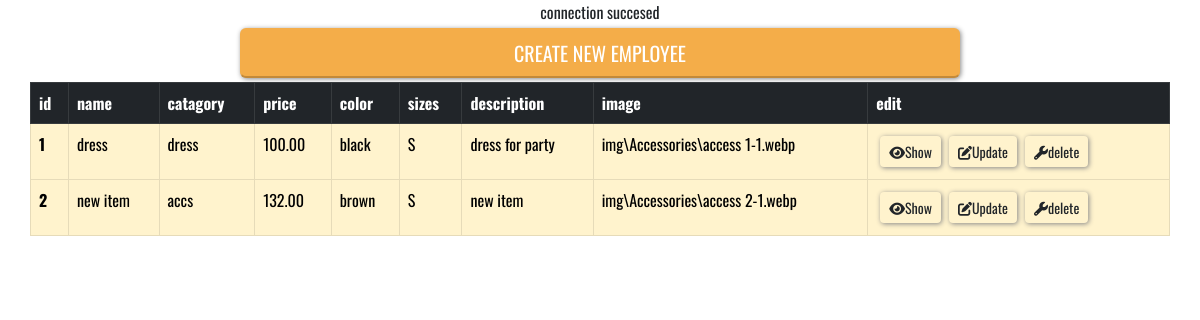
Screenshot of /admin_dashboard/product_dashboard.php with the database file from the repository.
### tables this page shows
CREATE TABLE `products` (
  `product_id` int(11) NOT NULL,
  `product_image_name` varchar(255) NOT NULL,
  `product_image` varchar(255) NOT NULL,
  `product_name` varchar(255) NOT NULL,
  `product_code` varchar(255) NOT NULL,
  `product_category` varchar(255) NOT NULL,
  `product_price` float(110,2) NOT NULL,
  `product_quantity` int(100) NOT NULL,
  `product_color` varchar(255) NOT NULL,
  `product_size` enum('S','M','L','XL') NOT NULL,
  `product_description` varchar(255) NOT NULL,
  `delete_product` tinyint(1) NOT NULL,
  `created_at` timestamp NOT NULL DEFAULT current_timestamp(),
  `updated_at` timestamp NOT NULL DEFAULT current_timestamp()
);

### admin_dashboard/product_dashboard.php (the view, shortened to what this page needs)
<?php
include "../connection.php";
?>
<!DOCTYPE html>
<html lang="en">
<head>
<link href="https://cdn.jsdelivr.net/npm/bootstrap@5.2.0-beta1/dist/css/bootstrap.min.css" rel="stylesheet">
    <link rel="stylesheet" href="user_dashboard.css">
</head>
<body>
<button type="button" class="btn btn-sunny  text-uppercase"><a href="product_create.php">create new employee</a></button>
<table class="table container table-bordered table-dark">
  <thead>
    <tr>
      <th scope="col">id</th>
      <th scope="col">name</th>
      <th scope="col">catagory</th>
      <th scope="col">price</th>
      <th scope="col">color</th>
      <th scope="col">sizes</th>
      <th scope="col">description</th>
      <th scope="col">image</th>
      <th scope="col">edit</th>
    </tr>
  </thead>
  <tbody class="table-warning">
    <?php
    $stmt = $conn->query("SELECT * FROM products");
    while($product = $stmt->fetch_assoc())
    {
        echo "<tr>
        <th scope='row'>$product[product_id]</th>
        <td>$product[product_name]</td>
        <td>$product[product_category]</td>
        <td>$product[product_price]</td>
        <td>$product[product_color]</td>
        <td>$product[product_size]</td>
        <td>$product[product_description]</td>
        <td>$product[product_image]</td>
        <td> ";
        echo '<a href="read.php?id='. $product['product_id'] .'"<button  class="btn  btn-sm"><i class="fa-solid fa-eye"></i>Show</button></a>';
        echo '<a href="product_update.php?id='. $product['product_id'] .'"<button  class="btn  btn-sm"><i class="fa-solid fa-pen-to-square"></i>Update</button></a>';
        echo '<a href="product_delete.php?id='. $product['product_id'] .'"<button  class="btn  btn-sm"><i class="fa-solid fa-wrench"></i>delete</button></a>';
      echo "</tr>";
    };
    ?>
  </tbody>
</table>
</body>
</html>

### admin_dashboard/user_dashboard.css (style rules this page uses)
a { font-size: 20px; text-decoration: none; color: black; }
body { font-family: 'Oswald', sans-serif; display: flex; flex-direction: column; align-items: center; }
.btn { margin: 4px; box-shadow: 1px 1px 5px #888888; }
.btn-sunny { height: 50px; width: 60%; color: #fff; background-color: #f4ad49; border-bottom:2px solid #c38a3a; }
.btn-sunny a { color:rgb(255, 255, 255); }

### rows the page displays
products: product_id "1", product_name "dress", product_category "dress", product_price "100.00", product_color "black", product_size "S", product_description "dress for party", product_image "img\\Accessories\\access 1-1.webp"
products: product_id "2", product_name "new item", product_category "accs", product_price "132.00", product_color "brown", product_size "S", product_description "new item", product_image "img\\Accessories\\access 2-1.webp"
